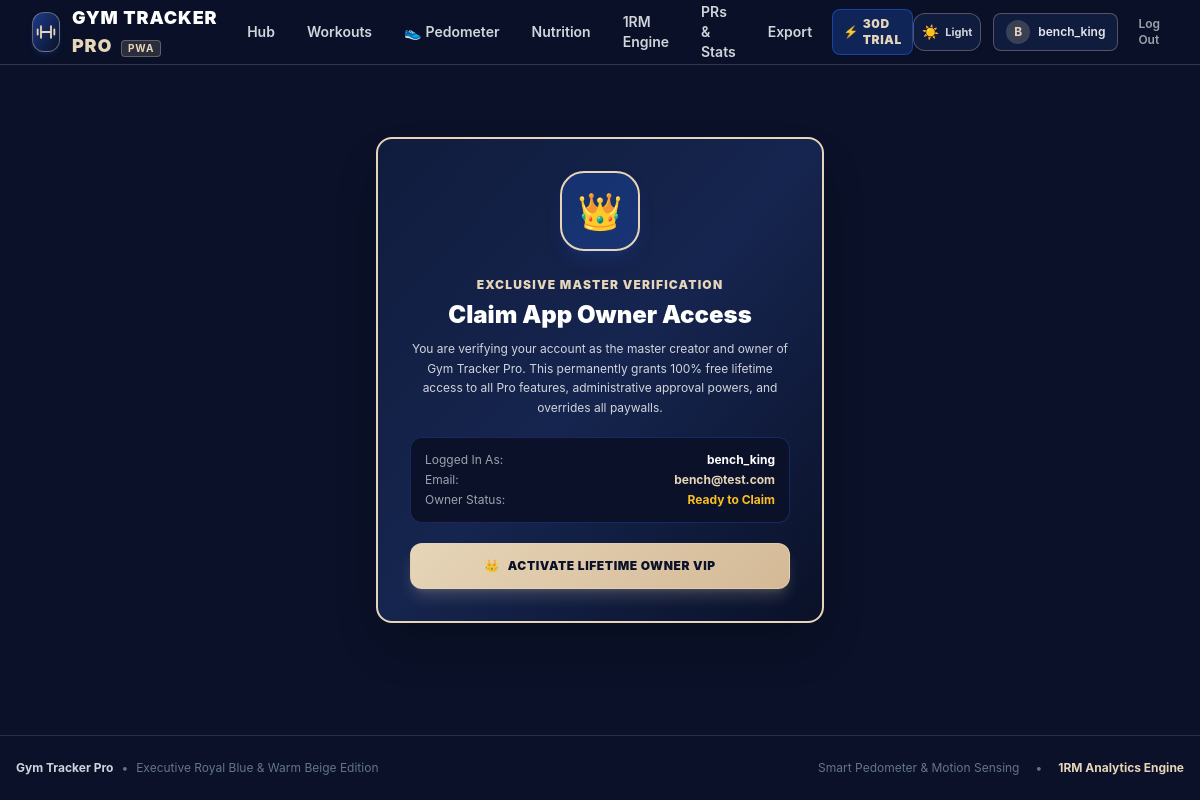
/claim-owner (signed in), run on the app's committed database.
### tables this page shows
CREATE TABLE users (
            id INTEGER PRIMARY KEY AUTOINCREMENT,
            username TEXT UNIQUE NOT NULL,
            email TEXT UNIQUE NOT NULL,
            password_hash TEXT NOT NULL,
            display_name TEXT,
            unit_preference TEXT DEFAULT 'kg',
            daily_calorie_target INTEGER DEFAULT 2500,
            daily_protein_target INTEGER DEFAULT 160,
            daily_carbs_target INTEGER DEFAULT 250,
            daily_fat_target INTEGER DEFAULT 70,
            created_at TIMESTAMP DEFAULT CURRENT_TIMESTAMP
        , height REAL DEFAULT 175.0, weight REAL DEFAULT 75.0, fitness_goal TEXT DEFAULT 'gain_weight', gemini_api_key TEXT DEFAULT NULL, daily_step_goal INTEGER DEFAULT 10000, subscription_status TEXT DEFAULT 'trial', trial_ends_at TIMESTAMP, is_owner INTEGER DEFAULT 0);

### app.py (the view)
@app.route("/claim-owner", methods=["GET", "POST"])
@login_required
def claim_owner():
    if request.method == "POST":
        current_user.grant_owner()
        flash("Congratulations! Your account has been permanently verified as the Primary App Owner with Lifetime VIP Pro Access.", "success")
        return redirect(url_for("dashboard"))
    return render_template("claim_owner.html", user=current_user)

### app.py (called while the page is built)
@login_manager.user_loader
def load_user(user_id):
    return User.get_by_id(int(user_id))

### database.py (called while the page is built)
def dict_factory(cursor, row):
    fields = [column[0] for column in cursor.description]
    return {key: value for key, value in zip(fields, row)}

@contextmanager
def get_db():
    conn = sqlite3.connect(DB_PATH, timeout=20.0)
    conn.execute("PRAGMA foreign_keys = ON;")
    conn.row_factory = dict_factory
    try:
        yield conn
        conn.commit()
    except Exception:
        conn.rollback()
        raise
    finally:
        conn.close()

### models.py (called while the page is built, shortened)
    @property
    def is_owner_user(self) -> bool:
        import os
        if self.is_owner:
            return True
        owner_emails = ["ghost.5abdullah@gmail.com"] + [e.strip().lower() for e in os.environ.get("OWNER_EMAILS", "").split(",") if e.strip()]
        owner_usernames = ["swagger"] + [u.strip().lower() for u in os.environ.get("OWNER_USERNAMES", "").split(",") if u.strip()]
        if self.email and self.email.lower() in owner_emails:
            return True
        if self.username and self.username.lower() in owner_usernames:
            return True
        return False

    @property
    def trial_days_left(self) -> int:
        if self.is_owner_user or self.subscription_status in ["pro", "active", "lifetime_owner"]:
            return 999
        if not self.trial_ends_at:
            return 0
        try:
            end_str = str(self.trial_ends_at).split(".")[0]
            end_dt = datetime.strptime(end_str, "%Y-%m-%d %H:%M:%S")
        except Exception:
            try:
                end_dt = datetime.strptime(str(self.trial_ends_at)[:10], "%Y-%m-%d")
            except Exception:
                return 0
        delta = (end_dt - datetime.now()).total_seconds()
        days = int(delta // 86400)
        return max(0, days)

    @property
    def subscription_badge(self) -> dict:
        days = self.trial_days_left
        if days > 0:
            return {
                "type": "trial",
                "label": f"⚡ Free Trial ({days}d left)",
                "short_label": f"{days}d Trial",
                "days_left": days,
                "is_pro": True
            }

    @staticmethod
    def get_by_id(user_id: int):
        with get_db() as conn:
            cursor = conn.cursor()
            cursor.execute("SELECT * FROM users WHERE id = ?", (user_id,))
            row = cursor.fetchone()
            return User(row) if row else None

### templates/claim_owner.html (shortened to what this page needs)
{% extends "base.html" %}
{% block content %}
<div class="max-w-md mx-auto my-12 space-y-6">
  <div class="gt-card p-8 bg-gradient-to-br from-[#101C3D] via-[#16254F] to-[#0A1128] border-2 border-[#E6D5B8] rounded-2xl shadow-2xl text-center space-y-5">
    <div class="w-20 h-20 mx-auto rounded-3xl bg-[#2563EB]/25 border-2 border-[#E6D5B8] flex items-center justify-center text-4xl shadow-lg shadow-blue-900/40">
      👑
    </div>
    <div>
      <span class="text-xs uppercase font-black tracking-widest text-[#E6D5B8]">Exclusive Master Verification</span>
      <h1 class="text-2xl font-black text-white mt-1">Claim App Owner Access</h1>
      <p class="text-xs text-gray-300 mt-2 leading-relaxed">
        You are verifying your account as the master creator and owner of Gym Tracker Pro. This permanently grants 100% free lifetime access to all Pro features, administrative approval powers, and overrides all paywalls.
      </p>
    </div>
    <div class="p-3.5 rounded-xl bg-[#0A1128] border border-blue-900/60 text-xs text-left space-y-1">
      <div class="flex items-center justify-between text-gray-400">
        <span>Logged In As:</span>
        <strong class="text-white">{{ user.username }}</strong>
      </div>
      <div class="flex items-center justify-between text-gray-400">
        <span>Email:</span>
        <strong class="text-[#E6D5B8]">{{ user.email }}</strong>
      </div>
      <div class="flex items-center justify-between text-gray-400">
        <span>Owner Status:</span>
        <span class="font-bold {{ 'text-emerald-400' if user.is_owner_user else 'text-amber-400' }}">
          {{ 'Already Master Owner' if user.is_owner_user else 'Ready to Claim' }}
        </span>
      </div>
    </div>
    {% if user.is_owner_user %}
      <div class="p-3 rounded-xl bg-emerald-500/15 border border-emerald-500/40 text-emerald-300 text-xs font-bold">
        ✓ Your account is already verified as the Primary App Owner!
      </div>
      <a href="{{ url_for('dashboard') }}" class="btn-royal block w-full py-3 px-4 rounded-xl text-xs font-black uppercase tracking-wider">
        Return to Dashboard
      </a>
    {% else %}
      <form method="POST" action="{{ url_for('claim_owner') }}">
        <button type="submit" class="btn-beige w-full py-3.5 px-6 rounded-xl font-black text-xs uppercase tracking-wider shadow-lg shadow-[#E6D5B8]/20 flex items-center justify-center gap-2">
          <span>👑</span> <span>Activate Lifetime Owner VIP</span>
        </button>
      </form>
    {% endif %}
  </div>
</div>
{% endblock %}

### templates/base.html (shortened to what this page needs)
<!DOCTYPE html>
<html lang="en" class="dark">
<head>
  <script src="https://cdn.tailwindcss.com"></script>
  <link rel="stylesheet" href="/static/css/style.css">
</head>
<body class="bg-[#0A1128] text-gray-100 min-h-screen flex flex-col pb-16 md:pb-0 transition-colors duration-200">
  <header class="sticky top-0 z-50 bg-[#0A1128]/95 backdrop-blur-md border-b border-[#E6D5B8]/20 transition-colors duration-200">
    <div class="max-w-7xl mx-auto px-4 sm:px-6 lg:px-8 h-16 flex items-center justify-between">
      <a href="{{ url_for('dashboard') if current_user.is_authenticated else url_for('index') }}" class="flex items-center gap-3 group">
        <div class="w-10 h-10 rounded-xl bg-gradient-to-br from-[#1E3A8A] to-[#0A1128] border border-[#E6D5B8]/40 flex items-center justify-center shadow-md shadow-blue-900/30 group-hover:border-[#E6D5B8] group-hover:shadow-[0_0_15px_rgba(230,213,184,0.3)] transition">
          <svg class="w-5 h-5 text-[#E6D5B8]" viewBox="0 0 24 24" fill="none" stroke="currentColor" stroke-width="2.2" stroke-linecap="round" stroke-linejoin="round">
            <path d="M6 5v14M18 5v14M2 9v6M22 9v6M6 12h12"/>
          </svg>
        </div>
        <div>
          <span class="font-black text-lg tracking-wider text-white">GYM TRACKER <span class="text-[#E6D5B8]">PRO</span></span>
          <span class="hidden sm:inline-block text-[10px] uppercase font-bold tracking-widest px-1.5 py-0.2 bg-[#E6D5B8]/15 text-[#E6D5B8] rounded ml-1 border border-[#E6D5B8]/30">PWA</span>
        </div>
      </a>
      {% if current_user.is_authenticated %}
      <nav class="hidden md:flex items-center space-x-1 lg:space-x-2 text-sm font-semibold">
        <a href="{{ url_for('dashboard') }}" class="px-3 py-2 rounded-lg hover:text-[#E6D5B8] hover:bg-blue-950/40 transition {{ 'text-[#E6D5B8] bg-[#101C3D] border border-[#E6D5B8]/30' if request.endpoint == 'dashboard' else 'text-gray-300' }}">
          Hub
        </a>
        <a href="{{ url_for('workouts') }}" class="px-3 py-2 rounded-lg hover:text-[#E6D5B8] hover:bg-blue-950/40 transition {{ 'text-[#E6D5B8] bg-[#101C3D] border border-[#E6D5B8]/30' if request.endpoint == 'workouts' else 'text-gray-300' }}">
          Workouts
        </a>
        <a href="{{ url_for('steps_tracker') }}" class="px-3 py-2 rounded-lg hover:text-[#E6D5B8] hover:bg-blue-950/40 transition flex items-center gap-1 {{ 'text-[#E6D5B8] bg-[#101C3D] border border-[#E6D5B8]/30' if request.endpoint == 'steps_tracker' else 'text-gray-300' }}">
          <span>👟</span> Pedometer
        </a>
        <a href="{{ url_for('nutrition') }}" class="px-3 py-2 rounded-lg hover:text-[#E6D5B8] hover:bg-blue-950/40 transition {{ 'text-[#E6D5B8] bg-[#101C3D] border border-[#E6D5B8]/30' if request.endpoint == 'nutrition' else 'text-gray-300' }}">
          Nutrition
        </a>
        <a href="{{ url_for('one_rep_max') }}" class="px-3 py-2 rounded-lg hover:text-[#E6D5B8] hover:bg-blue-950/40 transition {{ 'text-[#E6D5B8] bg-[#101C3D] border border-[#E6D5B8]/30' if request.endpoint == 'one_rep_max' else 'text-gray-300' }}">
          1RM Engine
        </a>
        <a href="{{ url_for('analytics') }}" class="px-3 py-2 rounded-lg hover:text-[#E6D5B8] hover:bg-blue-950/40 transition {{ 'text-[#E6D5B8] bg-[#101C3D] border border-[#E6D5B8]/30' if request.endpoint == 'analytics' else 'text-gray-300' }}">
          PRs & Stats
        </a>
        <a href="{{ url_for('export_view') }}" class="px-3 py-2 rounded-lg hover:text-[#E6D5B8] hover:bg-blue-950/40 transition {{ 'text-[#E6D5B8] bg-[#101C3D] border border-[#E6D5B8]/30' if request.endpoint == 'export_view' else 'text-gray-300' }}">
          Export
        </a>
        <a href="{{ url_for('subscription') }}" class="ml-2 px-2.5 py-1.5 rounded-lg text-xs font-black uppercase tracking-wider flex items-center gap-1 transition shadow-sm {{ 'bg-[#E6D5B8] text-[#0A1128]' if current_user.is_owner_user else 'bg-[#2563EB] text-white' if current_user.subscription_status in ['pro', 'active', 'lifetime_owner'] else 'bg-[#2563EB]/25 text-[#E6D5B8] border border-[#2563EB]/50' if current_user.trial_days_left > 0 else 'bg-rose-950/70 text-rose-300 border border-rose-500/40' }}" title="Subscription & Membership">
          <span>{{ '👑' if current_user.is_owner_user else '⭐' if current_user.subscription_status in ['pro', 'active', 'lifetime_owner'] else '⚡' if current_user.trial_days_left > 0 else '🔒' }}</span>
          <span>{{ current_user.subscription_badge.short_label }}</span>
        </a>
      </nav>
      {% endif %}
      <div class="flex items-center gap-2 sm:gap-3">
        <button type="button" class="btn-theme-toggle p-2 rounded-xl bg-[#101C3D] border border-[#E6D5B8]/30 hover:border-[#E6D5B8] text-gray-300 hover:text-white transition flex items-center gap-1.5 shadow-sm text-xs font-bold" title="Toggle Dark / White Theme">
          <span class="theme-icon text-sm">☀️</span>
          <span class="theme-label hidden sm:inline text-[11px]">Light</span>
        </button>
        {% if current_user.is_authenticated %}
        <a href="{{ url_for('profile') }}" class="flex items-center gap-2 px-3 py-1.5 rounded-lg bg-[#101C3D] border border-[#E6D5B8]/30 hover:border-[#E6D5B8] transition" title="Profile Settings">
          <div class="w-6 h-6 rounded-full bg-[#E6D5B8]/20 text-[#E6D5B8] flex items-center justify-center text-xs font-bold">
            {{ current_user.display_name[0] | upper }}
          </div>
          <span class="text-xs font-semibold text-gray-200 hidden sm:inline">{{ current_user.display_name }}</span>
        </a>
        <a href="{{ url_for('logout') }}" class="text-xs font-semibold text-gray-400 hover:text-red-400 px-2 py-1.5 rounded-lg transition" title="Sign Out">
          Log Out
        </a>
        {% endif %}
      </div>
    </div>
  </header>
  <main class="flex-1 w-full max-w-7xl mx-auto px-4 sm:px-6 lg:px-8 py-6">
    {% block content %}{% endblock %}
  </main>
  <footer class="border-t border-[#E6D5B8]/15 py-6 text-center text-xs text-slate-500 mt-auto">
    <div class="max-w-7xl mx-auto px-4 flex flex-col sm:flex-row items-center justify-between gap-3">
      <div class="flex items-center gap-2">
        <span class="font-bold text-slate-300">Gym Tracker Pro</span>
        <span>•</span>
        <span>Executive Royal Blue & Warm Beige Edition</span>
      </div>
      <div class="flex items-center gap-4">
        <span>Smart Pedometer & Motion Sensing</span>
        <span>•</span>
        <span class="text-[#E6D5B8] font-bold">1RM Analytics Engine</span>
      </div>
    </div>
  </footer>
</body>
</html>

### static/css/style.css (style rules this page uses)
:root { --bg-dark: #0A1128; --bg-dark-alt: #070D1E; --card-dark: #101C3D; --card-border: rgba(230, 213, 184, 0.18); --royal-blue: #1E3A8A; --royal-accent: #2563EB; --royal-light: #3B82F6; --warm-beige: #E6D5B8; --warm-beige-light: #F5EBE0; --warm-beige-dark: #C5A880; --text-main: #FAF7F2; --text-muted: #94A3B8; --accent-lime: #2563EB; --accent-gold: #E6D5B8; --accent-cyan: #3B82F6; }
body { background-color: var(--bg-dark); color: var(--text-main); font-family: -apple-system, BlinkMacSystemFont, "Segoe UI", Roboto, "Helvetica Neue", Arial, sans-serif; overflow-x: hidden; -webkit-font-smoothing: antialiased; }
.gt-card { background-color: var(--card-dark); border: 1px solid var(--card-border); border-radius: 1rem; transition: all 0.25s cubic-bezier(0.16, 1, 0.3, 1); position: relative; overflow: hidden; }
.btn-beige { background: linear-gradient(135deg, #E6D5B8, #D4B996); color: #0A1128; font-weight: 800; border: 1px solid rgba(230, 213, 184, 0.6); transition: all 0.2s ease; box-shadow: 0 4px 15px rgba(230, 213, 184, 0.25); }

### data on the page
users: subscription_status "⚡", display_name "B", display_name "bench_king", username "bench_king", email "bench@test.com"

### other printed values
{{ current_user.subscription_badge.short_label }} "30D TRIAL"
{{ 'Already Master Owner' if user.is_owner_user else 'Ready to Claim' }} "Ready to Claim"
